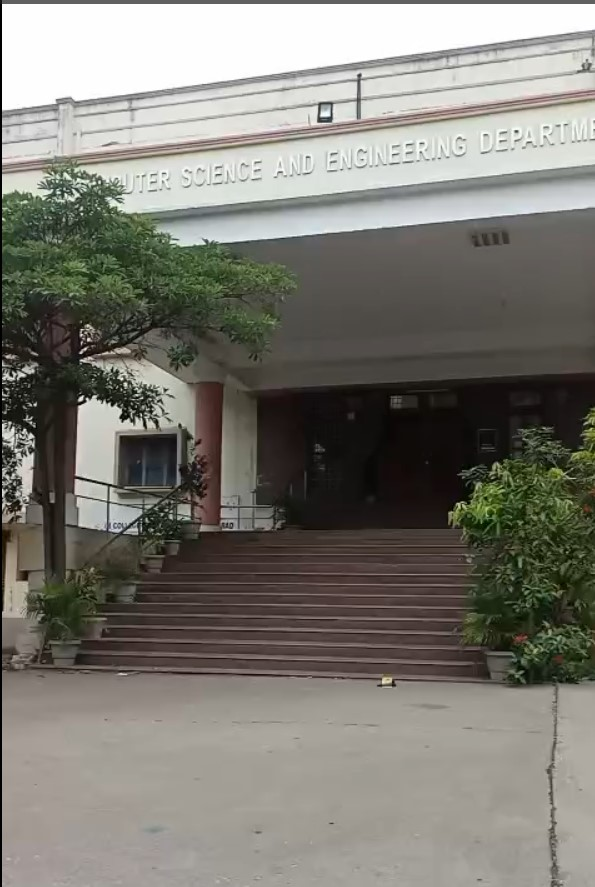
#> input picture backend/uploads/1_IMG-1.jpg, 595 x 887 px
$ python -i stitcher.py   (imports and definitions only)
#> lines starting #> are read from the running program, lines starting #| are printed output that depends on the picture; after the words box and inside, x2 and y2 are one past the last pixel; in counts of white or black regions, pixels touching at a corner belong together
#> further down, picture is the input picture: shape (887, 595, 3); mean B, G, R 116.2, 123.8, 125.6
import cv2
import numpy as np

def stitch_images(image_paths, output_path):
    """
    Stitches images together to create a panorama and attempts to remove black areas.

    Args:
        image_paths (list): List of paths to the images to stitch.
        output_path (str): Path to save the stitched panorama.

    Returns:
        tuple: (bool, numpy.ndarray)
            - The first element is a boolean indicating success (True) or failure (False).
            - The second element is the stitched image as a numpy.ndarray if successful, None otherwise.
    """
    images = [cv2.imread(path) for path in image_paths if path]

    if len(images) < 2:
        return False, None  # Need at least 2 images to stitch

    stitcher = cv2.Stitcher_create()
    status, stitched = stitcher.stitch(images)

    if status == cv2.Stitcher_OK:
        stitched_image = stitched
        # Attempt to remove black borders
        stitched_image = remove_black_borders(stitched_image)
        cv2.imwrite(output_path, stitched_image)
        return True, stitched_image
    else:
        print("Stitching failed with status code:", status)
        return False, None

def remove_black_borders(image):
    """
    Removes black borders from a stitched image.

    Args:
        image (numpy.ndarray): The stitched image.

    Returns:
        numpy.ndarray: The image with black borders removed, or the original image if no borders were found.
    """
    # 1. Convert to grayscale
    gray = cv2.cvtColor(image, cv2.COLOR_BGR2GRAY)
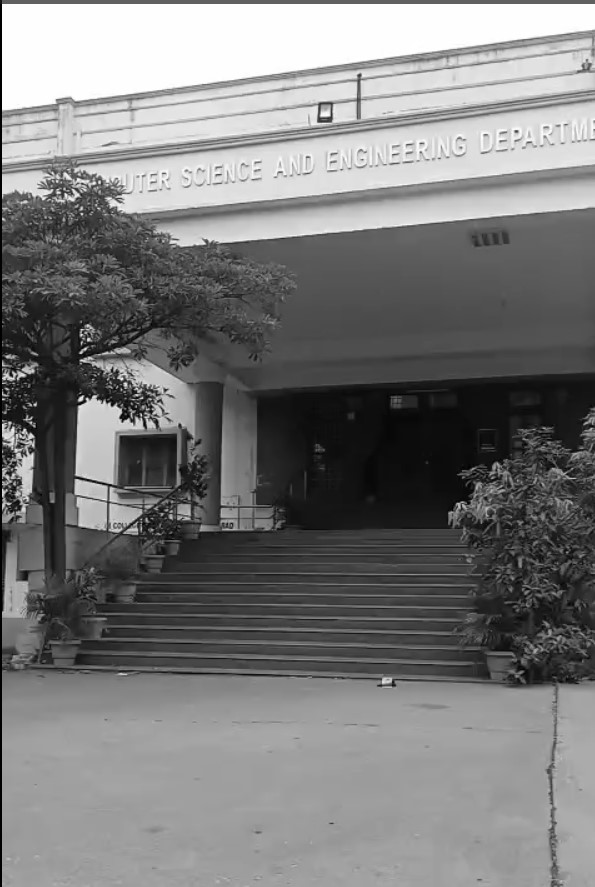
#> gray: shape (887, 595); min 0, max 255, mean 123.4

    # 2. Find the non-black regions
    _, thresh = cv2.threshold(gray, 1, 255, cv2.THRESH_BINARY)
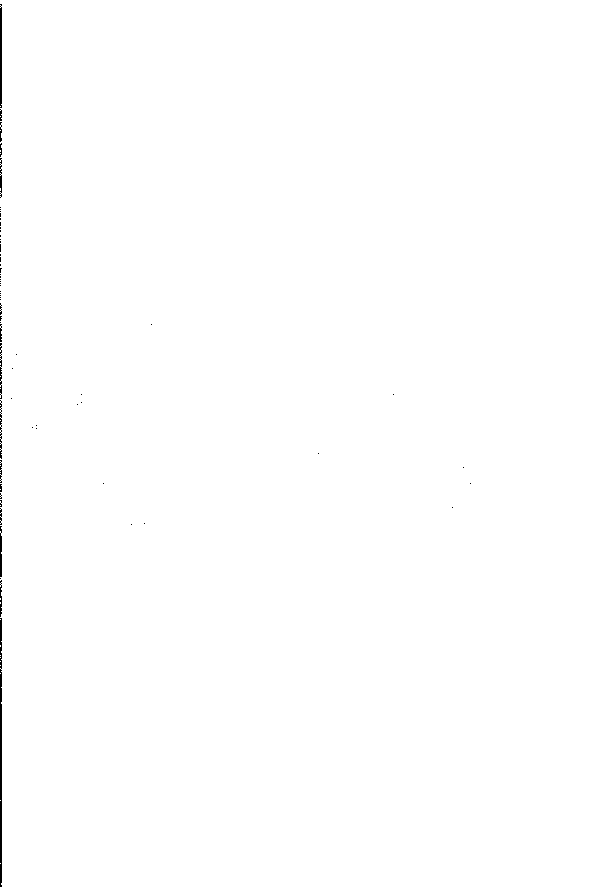
#> thresh: shape (887, 595); 99.7% white; 65 black regions (54 under 20 px)
    contours, _ = cv2.findContours(thresh, cv2.RETR_EXTERNAL, cv2.CHAIN_APPROX_SIMPLE)
#> contours = 27 contours, 26 with area under 20; largest, box (x1, y1, x2, y2) and area: (0, 0, 595, 887) 524864

    if not contours:
        return image  # No non-black regions found

    # 3. Get the bounding rectangle of the non-black region
    x, y, w, h = cv2.boundingRect(contours[0])
#> x = 0; y = 863; w = 1; h = 1

    # 4. Crop the image to the bounding rectangle
    cropped_image = image[y:y+h, x:x+w]
#> cropped_image = [[0, 2, 3]]
    return cropped_image

>>> import cv2
>>> picture = cv2.imread('uploads/1_IMG-1.jpg')
>>> result = remove_black_borders(picture)
#> result = [[0, 2, 3]]

$ run again, on backend/uploads/1_IMG-4.jpg
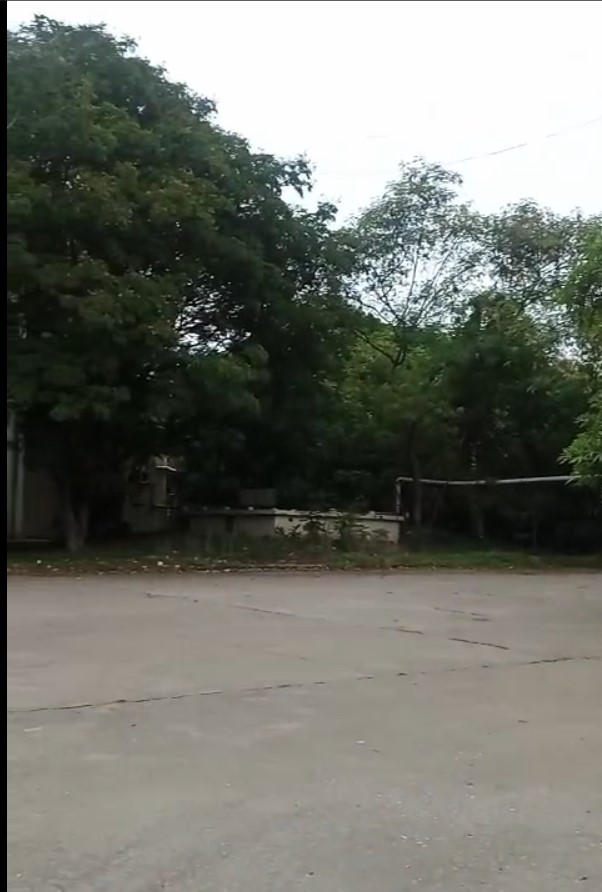
#> input picture backend/uploads/1_IMG-4.jpg, 602 x 892 px
#> picture is the input picture: shape (892, 602, 3); mean B, G, R 108.3, 116, 114
#> in remove_black_borders, `_, thresh = cv2.threshold(gray, 1, 255, cv2.THRESH_BINARY)`:
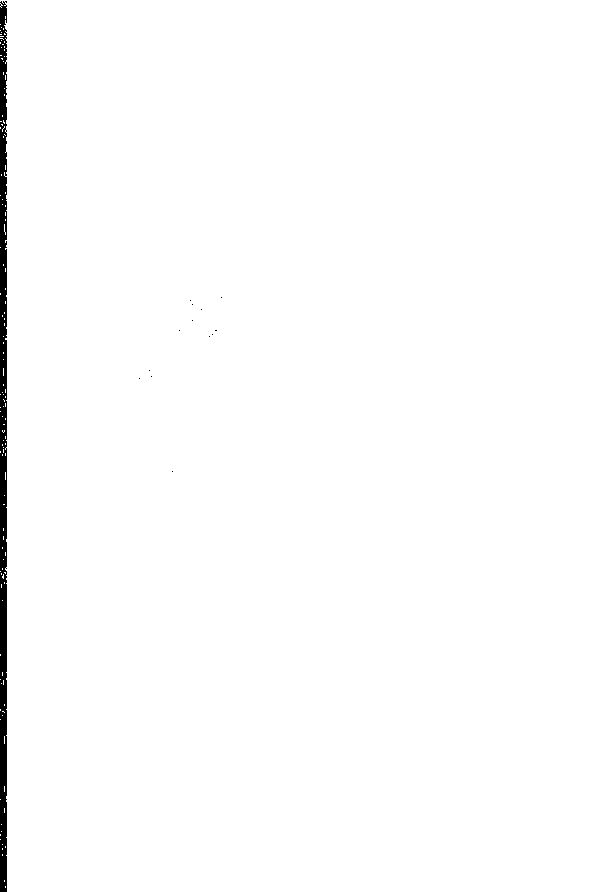
#> thresh: shape (892, 602); 98.9% white; 14 black regions (13 under 20 px)
#> contours = 124 contours, 123 with area under 20; largest, box (x1, y1, x2, y2) and area: (0, 0, 602, 892) 529389
#> x = 5; y = 886; w = 1; h = 2
#> cropped_image = [[0, 2, 2], [0, 2, 2]]
